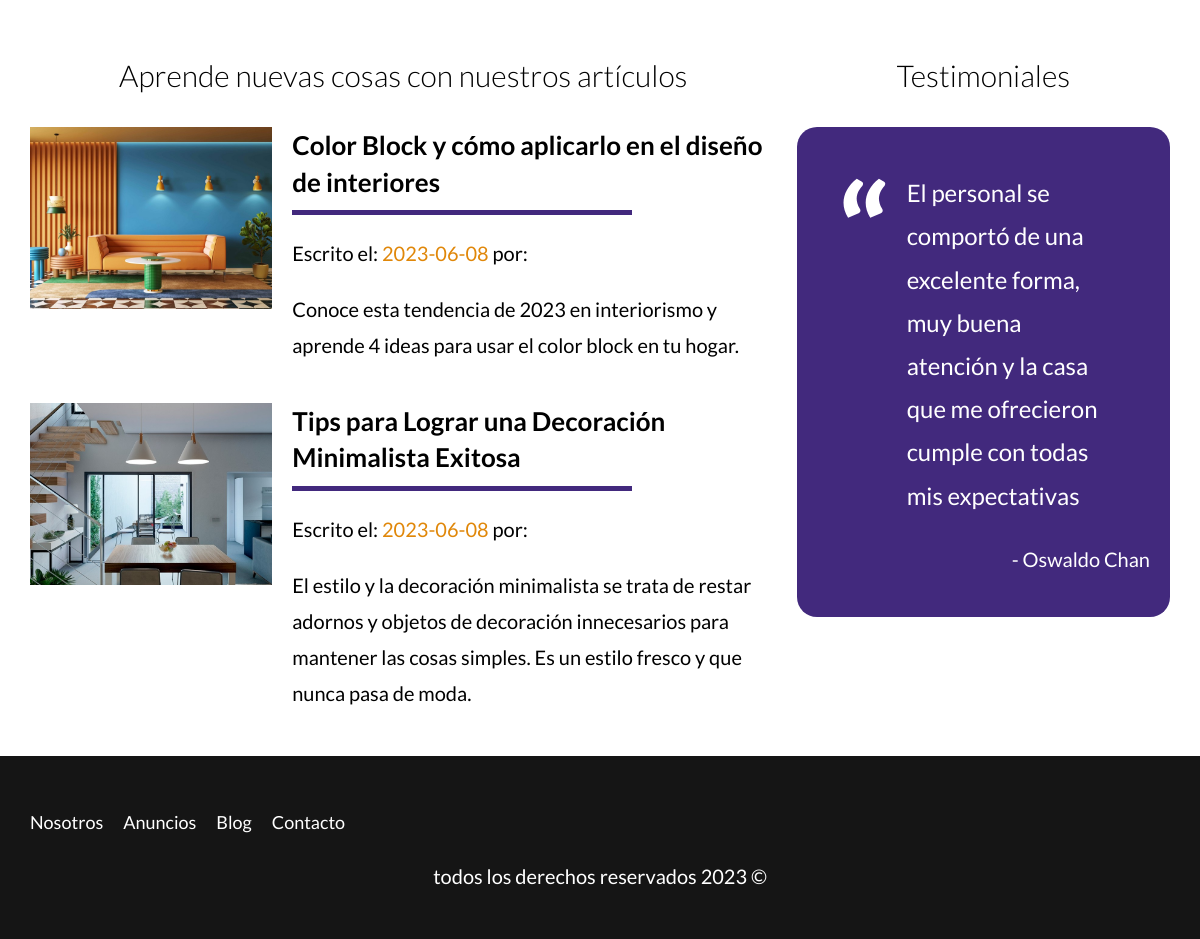
Before: / (lower part) with the older database file.
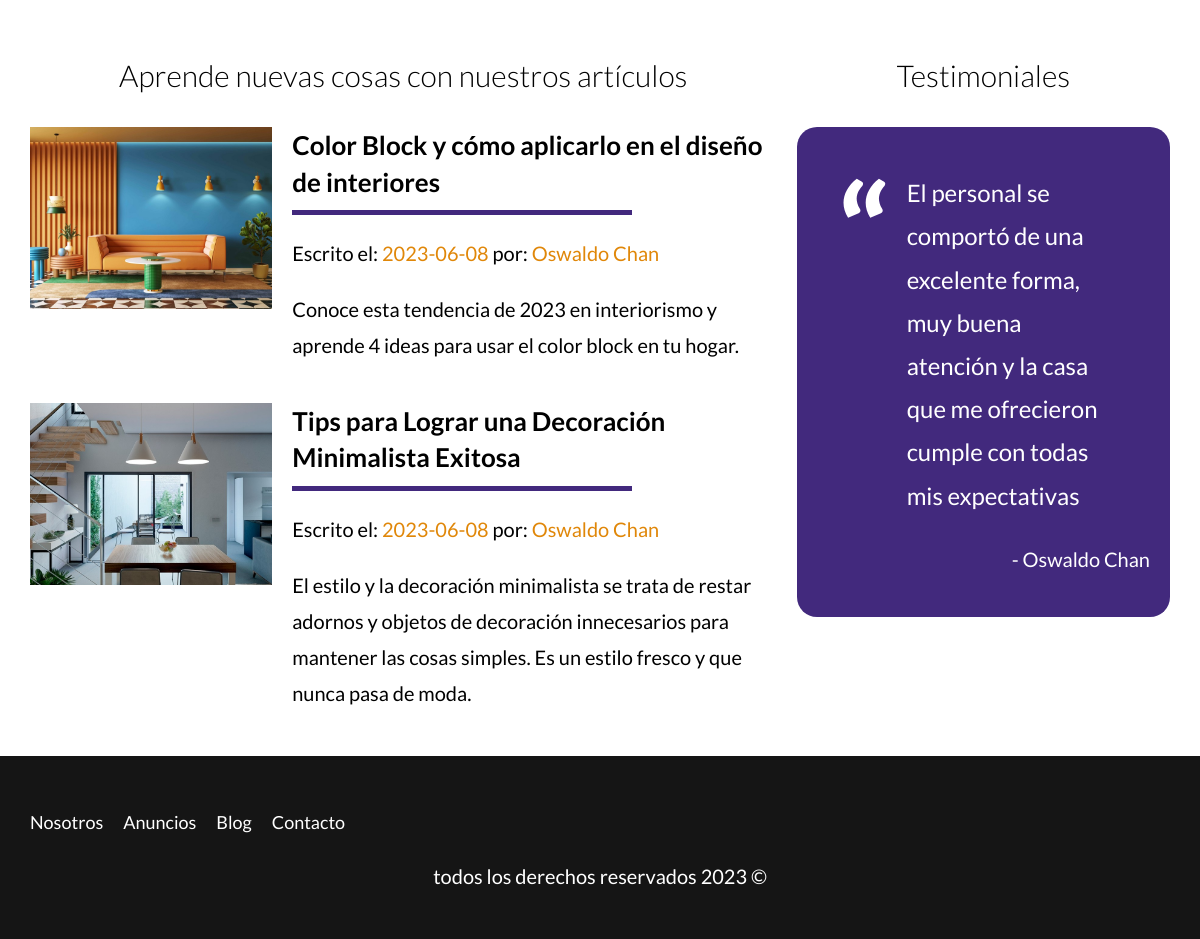
After: the same page with the newer database file.
### tables this page shows
CREATE TABLE `blog` (
  `id` int NOT NULL AUTO_INCREMENT,
  `autor` int NOT NULL,
  `fecha` date DEFAULT NULL,
  `titulo` varchar(80) DEFAULT NULL,
  `descripcion` longtext,
  `contenido` longtext,
  `imagen` varchar(200) DEFAULT NULL,
  PRIMARY KEY (`id`),
  KEY `fk_blog_usuarios_idx` (`autor`) USING BTREE,
  CONSTRAINT `blog_ibfk_1` FOREIGN KEY (`autor`) REFERENCES `usuarios` (`id`)
);

CREATE TABLE `usuarios` (
  `id` int NOT NULL AUTO_INCREMENT,
  `nombre` varchar(45) DEFAULT NULL,
  `apellido` varchar(45) DEFAULT NULL,
  `email` varchar(50) DEFAULT NULL,
  `password` char(60) DEFAULT NULL,
  PRIMARY KEY (`id`)
);

### models/ActiveRecord.php (called while the page is built, shortened)
<?php
class ActiveRecord {
    protected static $db;
    protected static $table = '';
    public static function setDB($db) {
        self::$db = $db;
    }
    public static function get($limit) {
        $query = "SELECT * FROM ".static::$table." LIMIT ".$limit;
        $result = self::SQLQuery($query);
        return $result;
    }
    public static function all() {
        $query = "SELECT * FROM ".static::$table;
        $result = self::SQLQuery($query);
        return $result;
    }
    public static function SQLQuery($query) {
        $result = self::$db->query($query);
        $array = [];
        while ($record = $result->fetch_assoc()) {
            $array[] = static::createObject($record);
        }
        return $array;
    }
    protected static function createObject($record) {
        $object = new static;
        foreach ($record as $key => $value) {
            $propertyName = static::getPropertyForColumn($key);
            if (property_exists($object, $propertyName)) {
                $object->$propertyName = $value;
            }
        }
        return $object;
    }
}

### controllers/PageController.php (called while the page is built, shortened)
<?php
class PageController {
    public static function index(Router $router) {
        $properties = Property::get(3);
        $blog = Article::get(2);
        $users = Admin::all();
        $router->view('pages/index', [
            'inicio' => true,
            'properties' => $properties,
            'blog' => $blog,
            'users' => $users
        ]);
    }
}

### public/index.php (called while the page is built, shortened)
<?php
$router = new Router();
$router->get('/admin', [PropertyController::class, 'index']);
$router->get('/properties/create', [PropertyController::class, 'create']);
$router->post('/properties/create', [PropertyController::class, 'create']);
$router->get('/properties/update', [PropertyController::class, 'update']);
$router->post('/properties/update', [PropertyController::class, 'update']);
$router->post('/properties/delete', [PropertyController::class, 'delete']);
$router->get('/sellers/create', [SellerController::class, 'create']);
$router->post('/sellers/create', [SellerController::class, 'create']);
$router->get('/sellers/update', [SellerController::class, 'update']);
$router->post('/sellers/update', [SellerController::class, 'update']);
$router->post('/sellers/delete', [SellerController::class, 'delete']);
$router->get('/blog/create', [ArticleController::class, 'create']);
$router->post('/blog/create', [ArticleController::class, 'create']);
$router->get('/blog/update', [ArticleController::class, 'update']);
$router->post('/blog/update', [ArticleController::class, 'update']);
$router->post('/blog/delete', [ArticleController::class, 'delete']);
$router->get('/', [PageController::class, 'index']);
$router->get('/about-us', [PageController::class, 'about_us']);
$router->get('/properties', [PageController::class, 'properties']);
$router->get('/property', [PageController::class, 'property']);
$router->get('/blog', [PageController::class, 'blog']);
$router->get('/article', [PageController::class, 'article']);
$router->get('/contact', [PageController::class, 'contact']);
$router->post('/contact', [PageController::class, 'contact']);
$router->get('/login', [LoginController::class, 'login']);
$router->post('/login', [LoginController::class, 'login']);
$router->get('/logout', [LoginController::class, 'logout']);
$router->post('/logout', [LoginController::class, 'logout']);
$router->checkRoutes();

### models/Article.php (called while the page is built, shortened)
<?php
class Article extends ActiveRecord {
    protected static function getPropertyForColumn($column) {
        switch ($column) {
            case 'id':
                return 'id';
            case 'autor':
                return 'author';
            case 'fecha':
                return 'date';
            case 'titulo':
                return 'title';
            case 'descripcion':
                return 'description';
            case 'contenido':
                return 'content';
            case 'imagen':
                return 'image';
        }
    }
}

### models/Admin.php (called while the page is built, shortened)
<?php
class Admin extends ActiveRecord {
    protected static function getPropertyForColumn($column) {
        switch ($column) {
            case 'id':
                return 'id';
            case 'nombre':
                return 'name';
            case 'apellido':
                return 'surname';
            case 'email':
                return 'email';
            case 'password':
                return 'password';
        }
    }
}

### views/pages/blog-list.php
<?php foreach($blog as $article): ?>
        <article class="blog-post">
            <div class="image">
                <img loading="lazy" src="/img/<?php echo $article->image ?>" alt="article image">
            </div>
            <div class="text-post">
                <a href="/article?id=<?php echo $article->id ?>">
                    <h4><?php echo $article->title ?></h4>
                    <p class="meta-info">Escrito el: <span><?php echo $article->date ?></span> por:
                    <span>
                        <?php foreach($users as $user): ?>
                            <?php if($user->id == $article->author): ?>
                                <?php echo $user->name." ".$user->surname; ?>
                            <?php endif; ?>
                        <?php endforeach; ?>
                    </span></p>
                    <p><?php echo $article->description ?></p>
                </a>
            </div>
        </article>
    <?php endforeach; ?>

Changed rows visible on the page:
changed blog "Color Block y cómo aplicarlo en el diseño de interiores": gains usuarios (nombre "Oswaldo", apellido "Chan")
changed blog "Tips para Lograr una Decoración Minimalista Exitosa": gains usuarios (nombre "Oswaldo", apellido "Chan")
